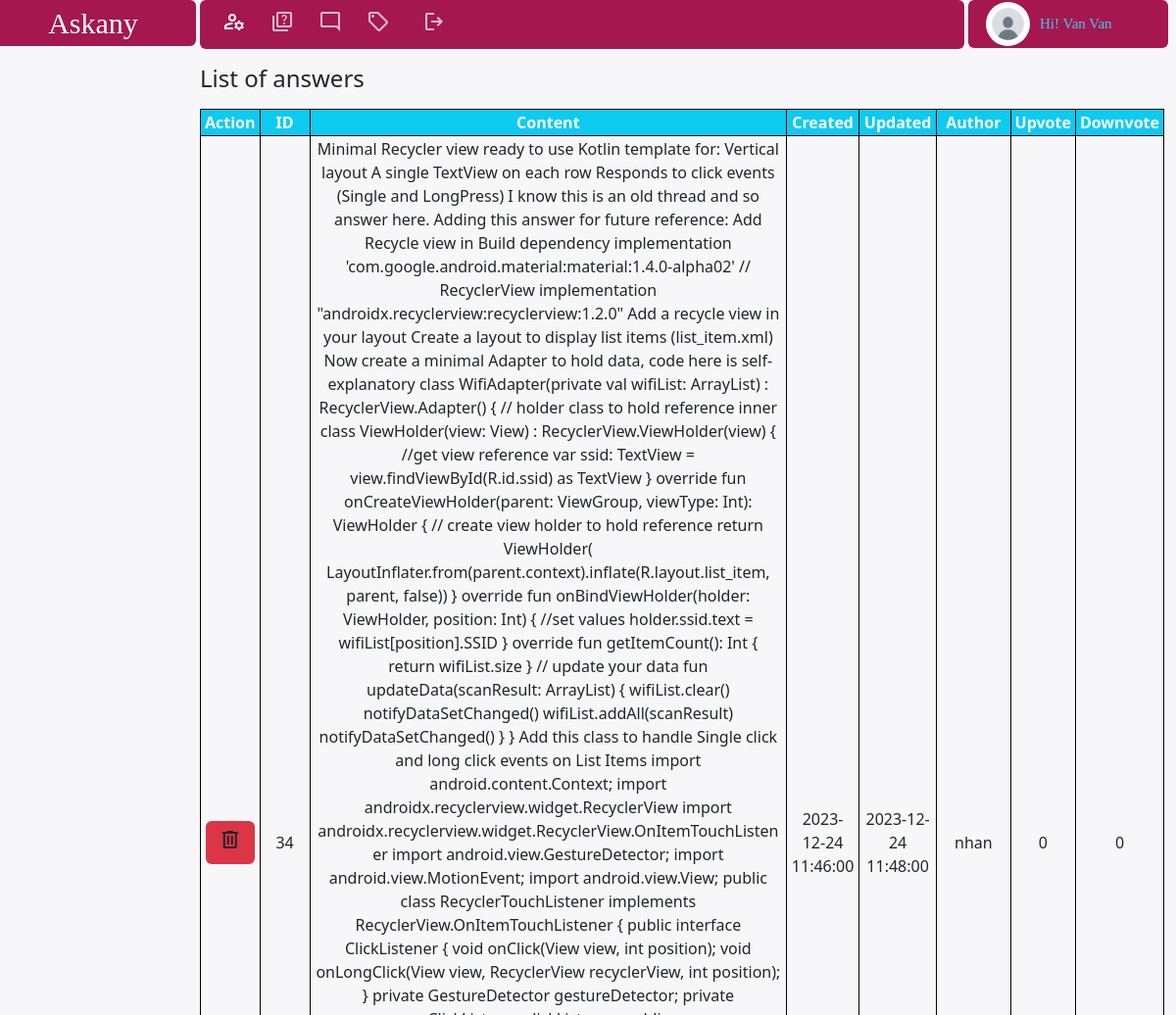
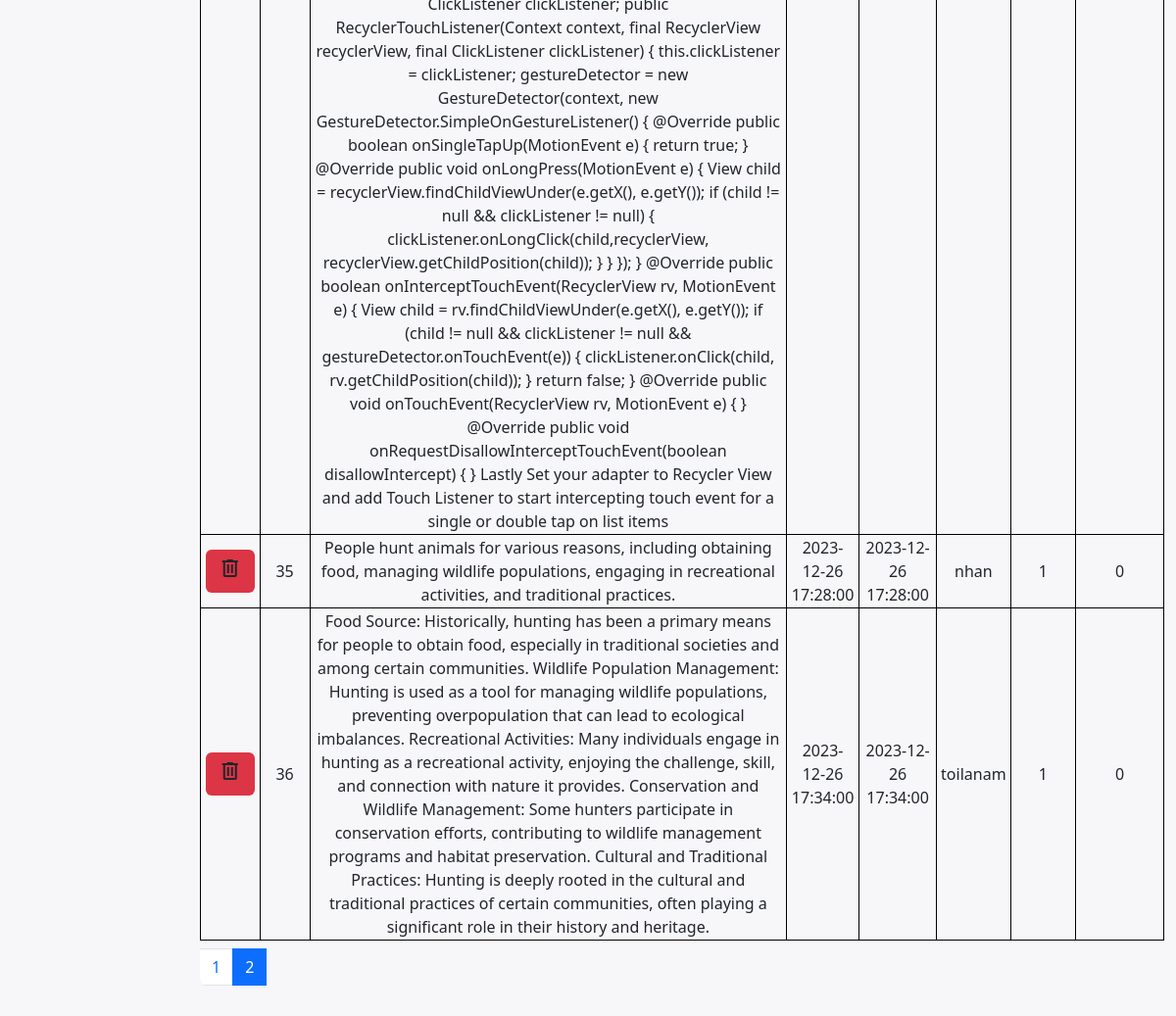
/admin/answer.php?page=2 (signed in), run on the app's committed database (2 pictures, top to bottom).
### tables this page shows
CREATE TABLE IF NOT EXISTS `users` (
  `username` char(20) NOT NULL,
  `password` char(255) DEFAULT NULL,
  `joined_at` date DEFAULT NULL,
  `description` text,
  `firstname` char(20) DEFAULT NULL,
  `lastname` char(20) DEFAULT NULL,
  `avatar` text,
  `role` varchar(20) NOT NULL DEFAULT 'user',
  PRIMARY KEY (`username`)
);

CREATE TABLE IF NOT EXISTS `answers` (
  `id_answer` int NOT NULL AUTO_INCREMENT,
  `author` varchar(20) NOT NULL,
  `content` text,
  `created_at` datetime DEFAULT NULL,
  `edited_at` datetime NOT NULL,
  `status` char(30) DEFAULT NULL,
  `id_question` int DEFAULT NULL,
  `upvote` int DEFAULT '0',
  `downvote` int DEFAULT '0',
  PRIMARY KEY (`id_answer`)
);

### modules/Template.php (called while the page is built, shortened)
<?php
class Template {
    public function View($view,$data=[] ) {
        extract($data);
        include(BASE_PATH."../view/$view.php");
    }
    public function Render($view,$data=[]) {
        extract($data);
        include(BASE_PATH."/view/blocks/$view.php");
        return ob_get_clean();
    }
}

### modules/User.php (called while the page is built, shortened)
<?php
   class User extends Database
   {
       public function getUserByUsername($username)
       {
           try {
               $sql = parent::$connection->prepare("SELECT * FROM USERS WHERE username=?");
               $sql->bind_param("s", $username);
               $user = parent::select($sql);
               if (!empty($user)) {
                   return $user[0];
               }
           } catch (\Throwable $th) {
               echo ("Thất bại, có lỗi xảy ra trong Module/User/getUserByUsername: " . $th);
               return false;
           }
       }
   }
   ?>

### modules/Database.php (called while the page is built, shortened)
<?php
class Database {
    public function select($sql) {
        $sql->execute();
        $item=$sql->get_result()->fetch_all(MYSQLI_ASSOC);
        return $item;
    }
}

### modules/Answer.php (called while the page is built, shortened)
<?php
class Answer extends Database {
    public function getAnswerInPage($startPage,$perPage) {
        $sql=parent::$connection->prepare("select * from answers limit $startPage,$perPage");
        return parent::select($sql);
    }
    public function getAllAnswers() {
        $sql=parent::$connection->prepare("select * from answers");
        return parent::select($sql);
    }
}

### view/blocks/answer-list.php (the view, shortened to what this page needs)
<h4 class='mt-2'>List of answers</h4>
<table class="mt-3 mb-2 idListUsers">
    <tr>
        <th class="px-1 bg-info text-white text-center">Action</th>
        <th class="px-3 bg-info text-white text-center">ID</th>
        <th class="px-1 bg-info text-white text-center">Content</th>
        <th class="px-1 bg-info text-white text-center">Created</th>
        <th class="px-1 bg-info text-white text-center">Updated</th>
        <th class="px-1 bg-info text-white text-center">Author</th>
        <th class="px-1 bg-info text-white text-center">Upvote</th>
        <th class="px-1 bg-info text-white text-center">Downvote</th>
    </tr>
    <?php
    foreach ($answers as $answer) {
        ?>
        <tr>
            <td class='text-center'>
                <a href="#" class="btn bg-danger mb-1 mt-1">
                    <span class="material-symbols-outlined">
                    </span></a>
            </td>
            <td class='px-1 text-center'>
                <?php echo ($answer['id_answer']); ?>
            </td>
            <td class='px-1 text-center' style="overflow-wrap:anywhere">
                <?php echo ($answer['content']); ?>
            </td>
            <td class='px-1 text-center'>
                <?php echo ($answer['created_at']); ?>
            </td>
            <td class='px-1 text-center'>
                <?php echo ($answer['edited_at']); ?>
            </td>
            <td class='px-1 text-center'>
                <?php echo ($answer['author']); ?>
            </td>
            <td class='px-1 text-center' class='overflow-auto'>
                <?php
                echo (substr($answer['upvote'], 0, 40));
                ?>
            </td>
            <td class='px-1 text-center'>
                <?php echo ($answer['downvote']); ?>
            </td>
        </tr>
    <?php } ?>
</table>
<nav aria-label="...">
  <ul class="pagination">
    <?php
        for($i=0;$i<$numOfPage;$i++) {
            if($i==$page-1) {
                echo('<li class="page-item active"><a class="page-link" href="answer.php?page='.($i+1).'">'.($i+1).'</a></li>');
            } else {
                echo('<li class="page-item"><a class="page-link" href="answer.php?page='.($i+1).'">'.($i+1).'</a></li>');
            }
        }
    ?>
  </ul>
</nav>

### view/home-admin.php (shortened to what this page needs)
<!DOCTYPE html>
<html lang="en">
<head>
  <link href="https://cdn.jsdelivr.net/npm/bootstrap@5.3.2/dist/css/bootstrap.min.css" rel="stylesheet"
>
  <link rel="stylesheet" href="../public/styles/styles.css?v=<?php echo time(); ?>">
  <link rel="stylesheet" href="https://cdnjs.cloudflare.com/ajax/libs/font-awesome/4.7.0/css/font-awesome.min.css">
  <link rel="stylesheet" href="//cdnjs.cloudflare.com/ajax/libs/fancybox/2.1.5/jquery.fancybox.min.css" media="screen">
</head>
<body>
  <nav class="navbar navbar-expand-lg p-0 mb-2">
    <div class="container-fluid container-fluid-none">
      <div class="row row-none">
        <div class="col-sm-2">
          <div id="nav-logo-admin">
            <a href="admin.php" class="text-decoration-none text-white">Askany</a>
          </div>
        </div>
        <div class="col-sm-9">
          <div class="container-fluid nav-edit-admin d-flex">
            <div class="collapse navbar-collapse" id="navbarSupportedContent">
              <ul class="navbar-nav me-auto mb-2 mb-lg-0">
                <li class="nav-item icon-active">
                  <a class="nav-link" aria-current="page" href="admin.php">
                    <span class="material-symbols-outlined fa">
                    </span>
                  </a>
                </li>
                <li class="nav-item">
                  <a class="nav-link" aria-current="page" href="question.php">
                    <span class="fa material-symbols-outlined">
                    </span>
                  </a>
                </li>
                <li class="nav-item">
                  <a class="nav-link" aria-current="page" href="answer.php">
                    <span class="fa material-symbols-outlined">
                    </span>
                  </a>
                </li>
                <li class="nav-item">
                  <a class="nav-link" aria-current="page" href="hashtag.php">
                    <span class="fa material-symbols-outlined">
                    </span>
                  </a>
                </li>
                <li class="nav-item">
                  <a class="nav-link" aria-current="page" href="../public/index.php">
                    <span class="ms-2 fa material-symbols-outlined">
                    </span>
                  </a>
                </li>
              </ul>
            </div>
          </div>
        </div>
        <div class="col-sm-1">
          <div id="nav-login-admin" class='text-start'>
            <?php if (!empty($_SESSION['username'])) {
              $userAdmin = (new User())->getUserByUsername($_SESSION['username']);
              if (!empty($userAdmin['avatar'])) {
                echo ('<img src="../public/avatar/' . $userAdmin['avatar'] . '" class="ms-3 avatar" alt="">');
              } else {
                echo ('<img src="../public/avatar/default.png" class="ms-3 avatar" alt="">');
              }
              echo ('<p class="mb-0" style="font-size:15px">Hi! ' . ucwords($userAdmin['lastname'] . ' ' . $userAdmin['firstname']) . '</p>');
            } ?>
          </div>
        </div>
      </div>
    </div>
  </nav>
  <div class="container-fluid container-fluid-none">
    <div class="row">
      <div class="col-2-sm leftBar overflow-auto">
      </div>
      <div class="col-10-sm midContent-admin overflow-auto" id="homePageContent">
        <?php
        if (!empty($slot2)) {
          echo ($slot2);
        }
        ?>
      </div>
    </div>
  </div>
</body>
</html>

### public/styles/styles.css (style rules this page uses)
:root { --backgroundComponent: #fff; --purple: #684be2; --downVote: #cc5017; --blue:#46C3F0; --backgroundBody: #f7f7f9; --contentWidth: 65vw; --leftWidh:17.5vw; --rightWidth:17vw; --noneColor:#000; --textSmSize:12px ; --textNSize:15px ; --borderRad:12px; --halfBorderRad:6px; --bgBadges:#17a2b8; --bdBadgeWarning:#ffc107; --navbarRed:#a4184f; }
table { padding-top: 20px; }
th , td,tr { border: 1px solid #000; }
body { display: block; width: 99vw; background-color: var(--backgroundBody); }
.nav-edit-admin { width: var(--contentWidth); height: 50px; border-radius: var(--halfBorderRad); box-sizing: border-box; background-color: var(--navbarRed); color: var(--navbarRed); }
.col-sm-2,.col-sm-9, .col-sm-1 { padding:0 2px; margin: 0px; }
.row-none>* { width: auto; }
.fa { color: var(--backgroundComponent); }
.nav-item { margin-left:1 ; padding: 0px 6px; opacity: 70%; }
.icon-active { opacity: 100% !important; }
.container-fluid-none { padding: 0px; }
.navbar-expand-lg .navbar-nav .nav-link { padding-left: 5px; }
.text-white { color:var(--backgroundComponentackground); }
#nav-logo-admin { font-size: 30px ; font-family: serif; width: var(--leftWidh); text-align: center; padding: 1px; background-color: var(--navbarRed); border-radius: var(--halfBorderRad); }
#nav-login-admin { display: flex; align-items: center; font-size: 20px ; font-family: serif; color:var(--blue); width: var(--rightWidth); padding: 2px; background-color: var(--navbarRed); border-radius: var(--halfBorderRad); }
.leftBar { width: var(--leftWidh); height:90vh; border-radius: var(--borderRad); margin:0 3px; padding:0px; box-sizing: border-box; padding-bottom: 10px; }
.midContent-admin { width:82vw; height:90vh; background: var(--backgroundBody); border-radius: var(--borderRad); padding:0px; box-sizing: border-box; }
.avatar { border-radius: 50%; height: 45px; width: 45px; margin-right: 10px; box-shadow: var(--backgroundComponent) 10px; }
#homePageContent, .leftBar { scroll-behavior: smooth; }

### data on the page
users: lastname+firstname "Van Van"
answers: id_answer "34", content "Minimal Recycler view ready to use Kotlin template for: Vertical layout A single TextView on each row Responds to click events (Single and LongPress) I know this is an old thread and so answer here. Adding this answer for future reference: Add Recycle view in Build dependency implementation 'com.google.android.material:material:1.4.0-alpha02' // RecyclerView implementation \"androidx.recyclerview:recyclerview:1.2.0\" Add a recycle view in your layout Create a layout to display list items (list_item.xml) Now create a minimal Adapter to hold data, code here is self-explanatory class WifiAdapter(private val wifiList: ArrayList ) : RecyclerView.Adapter () { // holder class to hold reference inner…", created_at "2023-12-24 11:46:00", edited_at "2023-12-24 11:48:00", author "nhan", upvote "0", downvote "0"
answers: id_answer "35", content "People hunt animals for various reasons, including obtaining food, managing wildlife populations, engaging in recreational activities, and traditional practices.", created_at "2023-12-26 17:28:00", edited_at "2023-12-26 17:28:00", author "nhan", upvote "1", downvote "0"
answers: id_answer "36", content "Food Source: Historically, hunting has been a primary means for people to obtain food, especially in traditional societies and among certain communities. Wildlife Population Management: Hunting is used as a tool for managing wildlife populations, preventing overpopulation that can lead to ecological imbalances. Recreational Activities: Many individuals engage in hunting as a recreational activity, enjoying the challenge, skill, and connection with nature it provides. Conservation and Wildlife Management: Some hunters participate in conservation efforts, contributing to wildlife management programs and habitat preservation. Cultural and Traditional Practices: Hunting is deeply rooted in the…", created_at "2023-12-26 17:34:00", edited_at "2023-12-26 17:34:00", author "toilanam", upvote "1", downvote "0"
